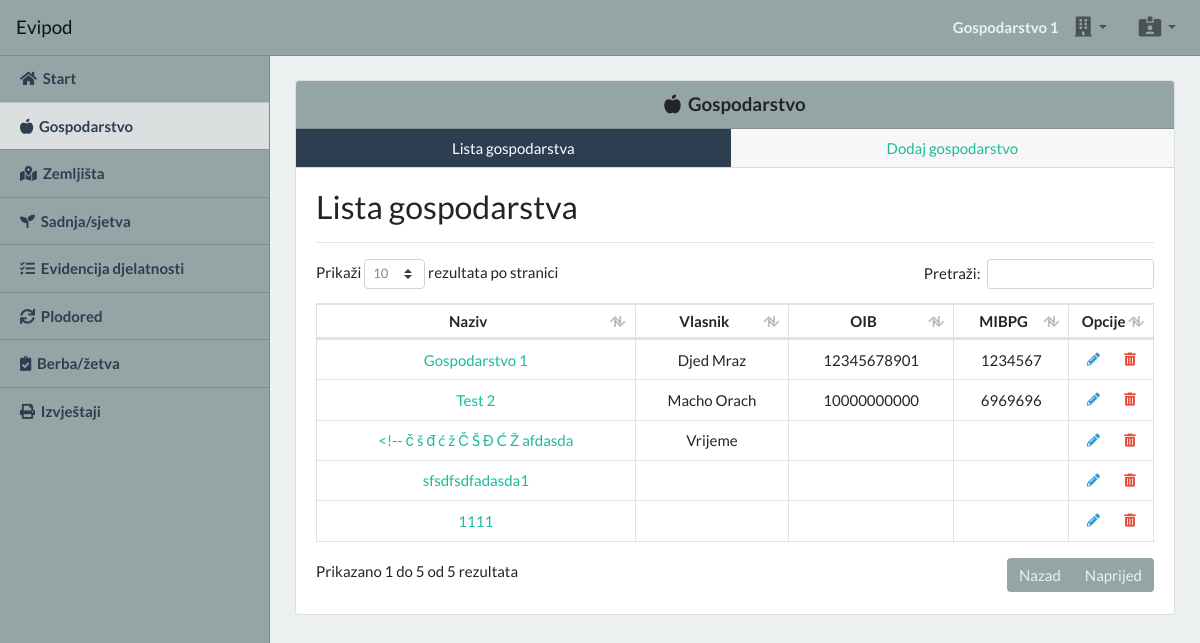
The app's page /app/business (signed in) with its own data.
### tables this page shows
CREATE TABLE IF NOT EXISTS `business` (
  `business_id` int(11) NOT NULL AUTO_INCREMENT,
  `business_name` varchar(100) NOT NULL,
  `user_id` int(11) NOT NULL,
  `business_owner` varchar(100) NOT NULL,
  `business_oib` varchar(11) NOT NULL,
  `business_mibpg` varchar(11) NOT NULL,
  `business_county` varchar(100) NOT NULL,
  `business_location` varchar(100) NOT NULL,
  `business_post` varchar(5) NOT NULL,
  `business_address` varchar(100) NOT NULL,
  `business_email` varchar(100) NOT NULL,
  `business_tel` varchar(100) NOT NULL,
  `business_mob` varchar(100) NOT NULL,
  `created_at` timestamp NOT NULL DEFAULT CURRENT_TIMESTAMP,
  `updated_at` timestamp NOT NULL DEFAULT CURRENT_TIMESTAMP ON UPDATE CURRENT_TIMESTAMP,
  PRIMARY KEY (`business_id`),
  KEY `user_id` (`user_id`)
);

### app/business.php (the view, shortened to what this page needs)
<?php
require_once "./includes/connection.php";
$userId = $_SESSION['user_id'];
?>
<?php include('./includes/partials/index_head.php'); ?>
<body class="bg-light">
  <?php include('./includes/partials/index_header.php'); ?>
  <?php include('./includes/partials/index_sidebar.php'); ?>
  <section class="content">
    <div class="container-fluid">
      <div class="card">
        <h5 class="card-header text-center bg-secondary">
          <i class="fas fa-apple-alt"></i><strong>&nbsp;&nbsp;Gospodarstvo</strong>
        </h5>
        <div class="card-header p-0">
          <ul class="nav nav-pills nav-fill flex-column flex-sm-row" id="businessTab" role="tablist">
            <li class="nav-item">
              <a class="nav-link rounded-0 active" id="businessListTab" data-toggle="tab" href="#businessList" role="tab">Lista gospodarstva</a>
            </li>
            <li class="nav-item">
              <a class="nav-link rounded-0" id="businessAddTab" data-toggle="tab" href="#businessAdd" role="tab">Dodaj
                gospodarstvo</a>
            </li>
          </ul>
        </div>
        <div class="card-body">
          <div class="tab-content" id="businessTabContent">
            <div class="tab-pane fade show active" id="businessList" role="tabpanel">
              <h3>Lista gospodarstva</h3>
              <hr>
              <table class="table table-sm table-bordered table-hover text-center datatable-enable" id="businessTable">
                <thead>
                  <tr>
                    <th>Naziv</th>
                    <th>Vlasnik</th>
                    <th>OIB</th>
                    <th>MIBPG</th>
                    <th style="width: 10%">Opcije</th>
                  </tr>
                </thead>
                <tbody>
                  <?php
                  $query = $conn->prepare("SELECT * FROM business WHERE user_id = ? ORDER BY created_at");
                  $query->bind_param("i", $userId);
                  $query->execute();
                  $result = $query->get_result();
                  if ($result->num_rows > 0) {
                    while ($row = $result->fetch_assoc()) {
                      echo "<tr>";
                      echo "<td class='align-middle'><a href='' class='businessInfoLink' data-business-id-info='{$row['business_id']}'>{$row['business_name']}</a></td>";
                      echo "<td class='align-middle'>{$row['business_owner']}</td>";
                      echo "<td class='align-middle'>{$row['business_oib']}</td>";
                      echo "<td class='align-middle'>{$row['business_mibpg']}</td>";
                      echo "<td class='align-middle'>
                              <div class='btn-group btn-group-sm d-flex' role='group'>
                                <button type='button' class='btn btn-link text-info businessEditBtn' title='Uredi' data-business-id-edit='{$row['business_id']}'><i class='fas fa-pencil-alt'></i></button>
                                <button type='button' class='btn btn-link text-danger businessDeleteBtn' title='Izbriši' data-business-id-delete='{$row['business_id']}'><i class='fas fa-trash-alt'></i></button>
                              </div>
                            </td>";
                      echo "</tr>";
                    }
                  }
                  ?>
                </tbody>
              </table>
            </div>
          </div>
        </div>
      </div>
    </div>
  </section>
</body>
</html>

### app/includes/partials/index_header.php (shortened to what this page needs)
<?php
$queryUser = $conn->prepare("SELECT * FROM users WHERE user_id = ? LIMIT 1");
$queryUser->bind_param("i", $userId);
$queryUser->execute();
$resultUser = $queryUser->get_result()->fetch_assoc();
if ($resultUser['current_business_id'] != NULL) {
  $queryCurrentBusiness = $conn->prepare("SELECT * FROM business WHERE business_id = ? LIMIT 1");
  $queryCurrentBusiness->bind_param("i", $resultUser['current_business_id']);
  $queryCurrentBusiness->execute();
  $resultCurrentBusiness = $queryCurrentBusiness->get_result()->fetch_assoc();
}
?>
<header class="header">
  <nav class="navbar fixed-top navbar-expand-lg navbar-light bg-secondary border-bottom border-dark">
    <a class="navbar-brand d-none d-lg-block brandTopScroll" href="">Evipod</a>
    <div class="collapse navbar-collapse" id="navbarSupportedContent">
      <ul class="navbar-nav ml-auto mt-2 mt-lg-0">
        <?php if ($resultUser['current_business_id'] != NULL) : ?>
          <span class="navbar-text text-light font-weight-bold mr-2 d-none d-lg-block">
            <?php echo strlen($resultCurrentBusiness['business_name']) > 20 ? substr($resultCurrentBusiness['business_name'], 0, 20) . "..." : $resultCurrentBusiness['business_name']; ?>
          </span>
          <li class="nav-item dropdown" title="Odabir gospodarstva">
            <a class="nav-link dropdown-toggle" href="#" id="opgSelectDropdownBtn" role="button" data-toggle="dropdown">
              <i class="fas fa-building fa-lg"></i>
            </a>
          </li>
        <?php endif; ?>
        <li class="nav-item dropdown ml-lg-3" title="Meni">
          <a class="nav-link dropdown-toggle" href="#" id="navbarDropdown" role="button" data-toggle="dropdown">
            <i class="fas fa-id-card-alt fa-lg"></i>
          </a>
        </li>
      </ul>
    </div>
  </nav>
</header>

### app/styles/custom.css (style rules this page uses)
.content { padding-top: 70px; }
@media (min-width: 992px) { .content { padding: 80px 10px 0 280px; } }

### records on screen
business: business_name "Gospodarstvo 1", business_owner "Djed Mraz", business_oib "12345678901", business_mibpg "1234567"
business: business_name "Test 2", business_owner "Macho Orach", business_oib "10000000000", business_mibpg "6969696"
business: business_name "<!-- č š đ ć ž Č Š Đ Ć Ž afdasda", business_owner "Vrijeme"
business: business_name "sfsdfsdfadasda1"
business: business_name "1111"
